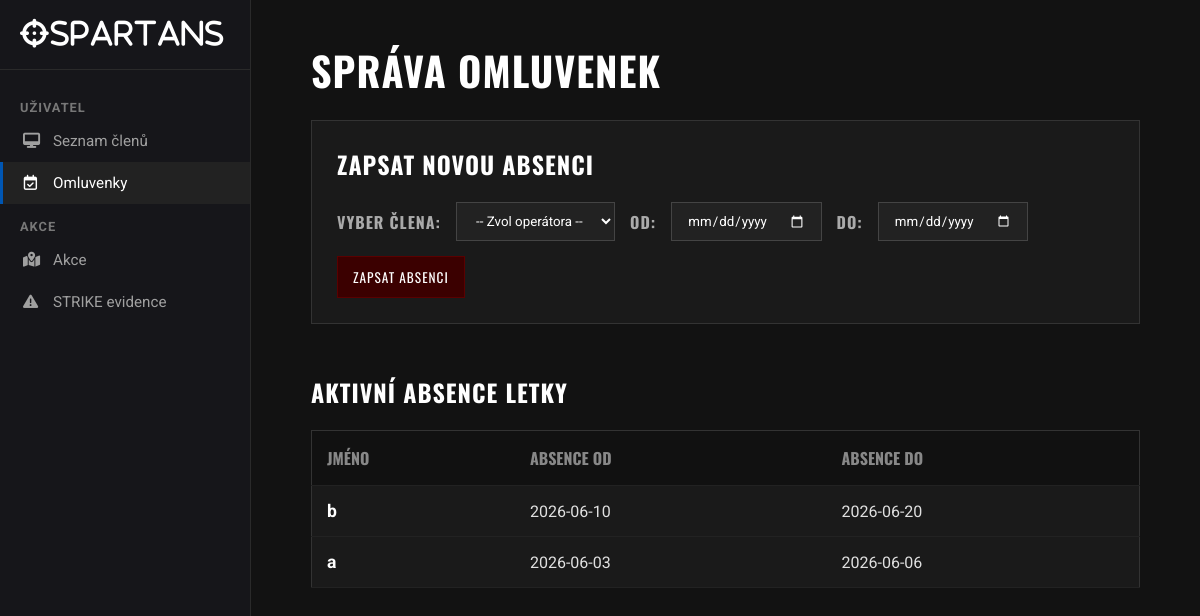
/omluvenky, run on an earlier commit of the app's database.
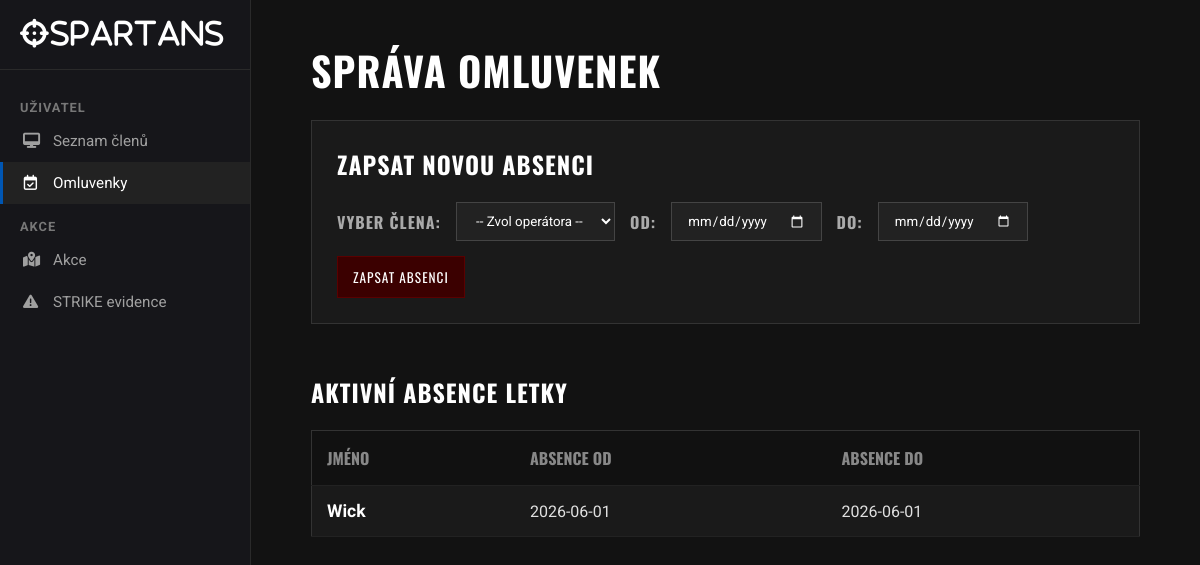
And on a later commit of the database.
### app.py (models this page shows)
class Omluvenka(db.Model):
    id = db.Column(db.Integer, primary_key=True)
    datum_od = db.Column(db.Date, nullable=False) # Změněno ze String na Date
    datum_do = db.Column(db.Date, nullable=False) # Změněno ze String na Date
    clen_id = db.Column(db.Integer, db.ForeignKey('clen.id'), nullable=False)
    clen = db.relationship('Clen', backref='vsechny_omluvenky')

class Clen(db.Model):
    id = db.Column(db.Integer, primary_key=True)
    jmeno = db.Column(db.String(50), nullable=False)
    hodnost_id = db.Column(db.Integer, db.ForeignKey('hodnost.id'), nullable=False)
    hodnost = db.relationship('Hodnost')

### app.py (the view, shortened to what this page needs)
@app.route('/omluvenky', methods=['GET', 'POST'])
def omluvenky_stranka():
    vsechni_clenove = Clen.query.all()
    vsechny_omluvenky = Omluvenka.query.order_by(Omluvenka.datum_od.desc()).all()
    return render_template('omluvenky.html', clenove=vsechni_clenove, omluvenky=vsechny_omluvenky)

### templates/omluvenky.html (shortened to what this page needs)
<!DOCTYPE html>
<html lang="cs">
<head>
    <link rel="stylesheet" href="https://cdnjs.cloudflare.com/ajax/libs/font-awesome/6.4.0/css/all.min.css">
    <link rel="stylesheet" href="{{ url_for('static', filename='omluvenky.css') }}">
</head>
<body>
    <div class="sidebar">
      <div class="sidebar-brand">
        <i class="fa-solid fa-crosshairs">SPARTANS</i>
      </div>
      <div class="sidebar-category">Uživatel</div>
      <div class="sidebar-nav">
        <a href="/"
          ><i class="fa-solid fa-desktop"></i> Seznam členů</a
        >
        <a href="/omluvenky" class="active"
          ><i class="fa-regular fa-calendar-check"></i> Omluvenky</a
        >
      </div>
      <div class="sidebar-category">Akce</div>
      <div class="sidebar-nav">
        <a href="/akce"><i class="fa-solid fa-map-location-dot"></i> Akce </a>
        <a href="/strike"><i class="fa-solid fa-triangle-exclamation"></i> STRIKE evidence</a>
      </div>
    </div>
    <div class="main-content">
        <div class="container" style="display: block;">
            <h1>Správa Omluvenek</h1>
            <div class="form-box">
                <h2>Zapsat novou absenci</h2>
                <form action="/omluvenky" method="POST" class="form-group">
                    <label for="clen_id">Vyber člena:</label>
                    <select id="clen_id" name="clen_id" required>
                        <option value="" disabled selected>-- Zvol operátora --</option>
                    </select>
                    <label for="datum_od">Od:</label>
                    <input type="date" id="datum_od" name="datum_od" required>
                    <label for="datum_do">Do:</label>
                    <input type="date" id="datum_do" name="datum_do" required>
                    <button type="submit">Zapsat absenci</button>
                </form>
            </div>
            <h2>Aktivní absence letky</h2>
            <table>
                <tr>
                    <th>Jméno</th>
                    <th>Absence OD</th>
                    <th>Absence DO</th>
                </tr>
                {% for omluvenka in omluvenky %}
                <tr>
                    <td class="cell-name">{{ omluvenka.clen.jmeno }}</td>
                    <td>{{ omluvenka.datum_od }}</td>
                    <td>{{ omluvenka.datum_do }}</td>
                </tr>
                {% else %}
                <tr>
                    <td colspan="3" style="color: #555; font-style: italic;">Aktuálně nejsou hlášeny žádné absence.</td>
                </tr>
                {% endfor %}
            </table>
        </div>
    </div>
</body>
</html>

What changed in the data, as far as the page shows it:
removed Omluvenka: clen.jmeno "b", datum_od "2026-06-10", datum_do "2026-06-20"
removed Omluvenka: clen.jmeno "a", datum_od "2026-06-03", datum_do "2026-06-06"
added Omluvenka: clen.jmeno "Wick", datum_od "2026-06-01", datum_do "2026-06-01"
